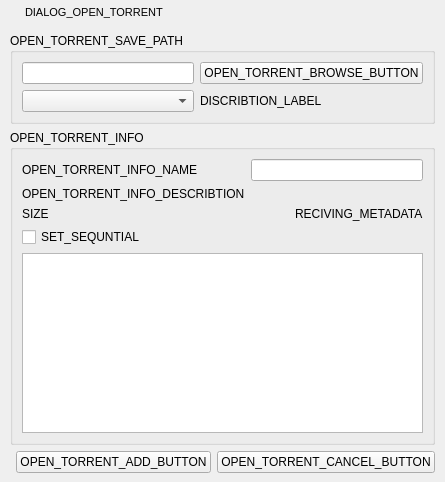
<?xml version="1.0" encoding="UTF-8"?>
<ui version="4.0">
 <class>OpenTorrentDialog</class>
 <widget class="QDialog" name="OpenTorrentDialog">
  <property name="geometry">
   <rect>
    <x>0</x>
    <y>0</y>
    <width>436</width>
    <height>482</height>
   </rect>
  </property>
  <property name="windowTitle">
   <string>DIALOG_OPEN_TORRENT</string>
  </property>
  <property name="windowIcon">
   <iconset resource="ltorrent.qrc">
    <normaloff>:/icons/app.ico</normaloff>:/icons/app.ico</iconset>
  </property>
  <property name="statusTip">
   <string/>
  </property>
  <property name="styleSheet">
   <string notr="true"/>
  </property>
  <layout class="QVBoxLayout" name="verticalLayout">
   <property name="spacing">
    <number>0</number>
   </property>
   <property name="leftMargin">
    <number>1</number>
   </property>
   <property name="topMargin">
    <number>1</number>
   </property>
   <property name="rightMargin">
    <number>1</number>
   </property>
   <property name="bottomMargin">
    <number>0</number>
   </property>
   <item>
    <widget class="QWidget" name="titleBar" native="true">
     <property name="minimumSize">
      <size>
       <width>0</width>
       <height>23</height>
      </size>
     </property>
     <property name="maximumSize">
      <size>
       <width>16777215</width>
       <height>23</height>
      </size>
     </property>
     <property name="styleSheet">
      <string notr="true"/>
     </property>
     <layout class="QHBoxLayout" name="horizontalLayout">
      <property name="spacing">
       <number>4</number>
      </property>
      <property name="leftMargin">
       <number>5</number>
      </property>
      <property name="topMargin">
       <number>0</number>
      </property>
      <property name="rightMargin">
       <number>1</number>
      </property>
      <property name="bottomMargin">
       <number>0</number>
      </property>
      <item>
       <widget class="QLabel" name="tbMenu">
        <property name="maximumSize">
         <size>
          <width>15</width>
          <height>15</height>
         </size>
        </property>
        <property name="text">
         <string/>
        </property>
        <property name="pixmap">
         <pixmap resource="ltorrent.qrc">:/icons/app.ico</pixmap>
        </property>
        <property name="scaledContents">
         <bool>true</bool>
        </property>
       </widget>
      </item>
      <item>
       <widget class="QLabel" name="LTitle">
        <property name="minimumSize">
         <size>
          <width>100</width>
          <height>22</height>
         </size>
        </property>
        <property name="maximumSize">
         <size>
          <width>16777215</width>
          <height>22</height>
         </size>
        </property>
        <property name="font">
         <font>
          <family>Arial</family>
          <pointsize>8</pointsize>
          <weight>50</weight>
          <bold>false</bold>
          <stylestrategy>PreferDefault</stylestrategy>
         </font>
        </property>
        <property name="styleSheet">
         <string notr="true"/>
        </property>
        <property name="text">
         <string>DIALOG_OPEN_TORRENT</string>
        </property>
        <property name="textFormat">
         <enum>Qt::AutoText</enum>
        </property>
       </widget>
      </item>
      <item>
       <widget class="QPushButton" name="pbClose">
        <property name="minimumSize">
         <size>
          <width>22</width>
          <height>22</height>
         </size>
        </property>
        <property name="maximumSize">
         <size>
          <width>22</width>
          <height>22</height>
         </size>
        </property>
        <property name="iconSize">
         <size>
          <width>22</width>
          <height>22</height>
         </size>
        </property>
        <property name="flat">
         <bool>true</bool>
        </property>
       </widget>
      </item>
     </layout>
    </widget>
   </item>
   <item>
    <widget class="QWidget" name="m_centralWidget" native="true">
     <property name="styleSheet">
      <string notr="true"/>
     </property>
     <layout class="QGridLayout" name="gridLayout_3">
      <item row="0" column="0" colspan="3">
       <widget class="QGroupBox" name="groupBox">
        <property name="title">
         <string>OPEN_TORRENT_SAVE_PATH</string>
        </property>
        <layout class="QGridLayout" name="gridLayout">
         <item row="0" column="0">
          <widget class="QLineEdit" name="pathEdit"/>
         </item>
         <item row="0" column="1">
          <widget class="QPushButton" name="browseButton">
           <property name="text">
            <string>OPEN_TORRENT_BROWSE_BUTTON</string>
           </property>
          </widget>
         </item>
         <item row="1" column="0">
          <widget class="QComboBox" name="GroupComboBox"/>
         </item>
         <item row="1" column="1">
          <widget class="QLabel" name="label">
           <property name="text">
            <string>DISCRIBTION_LABEL</string>
           </property>
          </widget>
         </item>
        </layout>
       </widget>
      </item>
      <item row="1" column="0" colspan="3">
       <widget class="QGroupBox" name="groupBox_2">
        <property name="title">
         <string>OPEN_TORRENT_INFO</string>
        </property>
        <layout class="QGridLayout" name="gridLayout_2">
         <item row="2" column="0">
          <widget class="QLabel" name="labelSizeTitle">
           <property name="text">
            <string>SIZE</string>
           </property>
          </widget>
         </item>
         <item row="2" column="5">
          <widget class="QLabel" name="loaderTextLabel">
           <property name="text">
            <string>RECIVING_METADATA</string>
           </property>
          </widget>
         </item>
         <item row="1" column="0" colspan="2">
          <widget class="QLabel" name="labelCommentTitle">
           <property name="text">
            <string>OPEN_TORRENT_INFO_DESCRIBTION</string>
           </property>
          </widget>
         </item>
         <item row="0" column="0">
          <widget class="QLabel" name="labelNameTitile">
           <property name="text">
            <string>OPEN_TORRENT_INFO_NAME</string>
           </property>
          </widget>
         </item>
         <item row="0" column="2" colspan="4">
          <widget class="QLineEdit" name="labelNameData">
           <property name="text">
            <string/>
           </property>
          </widget>
         </item>
         <item row="4" column="0" colspan="6">
          <widget class="QTreeView" name="torrentFilesTreeView">
           <property name="styleSheet">
            <string notr="true"/>
           </property>
          </widget>
         </item>
         <item row="1" column="2" colspan="4">
          <widget class="QLabel" name="labelComentData">
           <property name="maximumSize">
            <size>
             <width>16777215</width>
             <height>13</height>
            </size>
           </property>
           <property name="text">
            <string/>
           </property>
           <property name="scaledContents">
            <bool>true</bool>
           </property>
           <property name="wordWrap">
            <bool>true</bool>
           </property>
          </widget>
         </item>
         <item row="2" column="4">
          <widget class="QLabel" name="loaderGifLabel">
           <property name="text">
            <string/>
           </property>
          </widget>
         </item>
         <item row="2" column="1" colspan="3">
          <widget class="QLabel" name="labelSizeData">
           <property name="text">
            <string/>
           </property>
          </widget>
         </item>
         <item row="3" column="0">
          <widget class="QCheckBox" name="setSequntialCheckBox">
           <property name="text">
            <string>SET_SEQUNTIAL</string>
           </property>
          </widget>
         </item>
        </layout>
       </widget>
      </item>
      <item row="2" column="0">
       <spacer name="horizontalSpacer">
        <property name="orientation">
         <enum>Qt::Horizontal</enum>
        </property>
        <property name="sizeHint" stdset="0">
         <size>
          <width>266</width>
          <height>20</height>
         </size>
        </property>
       </spacer>
      </item>
      <item row="2" column="1">
       <widget class="QPushButton" name="yesButton">
        <property name="text">
         <string>OPEN_TORRENT_ADD_BUTTON</string>
        </property>
       </widget>
      </item>
      <item row="2" column="2">
       <widget class="QPushButton" name="cancelButton">
        <property name="text">
         <string>OPEN_TORRENT_CANCEL_BUTTON</string>
        </property>
       </widget>
      </item>
     </layout>
    </widget>
   </item>
  </layout>
 </widget>
 <resources>
  <include location="ltorrent.qrc"/>
 </resources>
 <connections>
  <connection>
   <sender>browseButton</sender>
   <signal>clicked()</signal>
   <receiver>OpenTorrentDialog</receiver>
   <slot>BrowseButton()</slot>
   <hints>
    <hint type="sourcelabel">
     <x>392</x>
     <y>43</y>
    </hint>
    <hint type="destinationlabel">
     <x>224</x>
     <y>215</y>
    </hint>
   </hints>
  </connection>
  <connection>
   <sender>cancelButton</sender>
   <signal>clicked()</signal>
   <receiver>OpenTorrentDialog</receiver>
   <slot>reject()</slot>
   <hints>
    <hint type="sourcelabel">
     <x>402</x>
     <y>410</y>
    </hint>
    <hint type="destinationlabel">
     <x>224</x>
     <y>215</y>
    </hint>
   </hints>
  </connection>
  <connection>
   <sender>yesButton</sender>
   <signal>clicked()</signal>
   <receiver>OpenTorrentDialog</receiver>
   <slot>AccepTorrent()</slot>
   <hints>
    <hint type="sourcelabel">
     <x>321</x>
     <y>410</y>
    </hint>
    <hint type="destinationlabel">
     <x>224</x>
     <y>215</y>
    </hint>
   </hints>
  </connection>
  <connection>
   <sender>GroupComboBox</sender>
   <signal>currentIndexChanged(int)</signal>
   <receiver>OpenTorrentDialog</receiver>
   <slot>ChangeGroup()</slot>
   <hints>
    <hint type="sourcelabel">
     <x>130</x>
     <y>70</y>
    </hint>
    <hint type="destinationlabel">
     <x>224</x>
     <y>260</y>
    </hint>
   </hints>
  </connection>
 </connections>
 <slots>
  <slot>CancelButton()</slot>
  <slot>BrowseButton()</slot>
  <slot>AccepTorrent()</slot>
  <slot>ChangeGroup()</slot>
  <slot>DownloadMetadataCompleted()</slot>
 </slots>
</ui>
